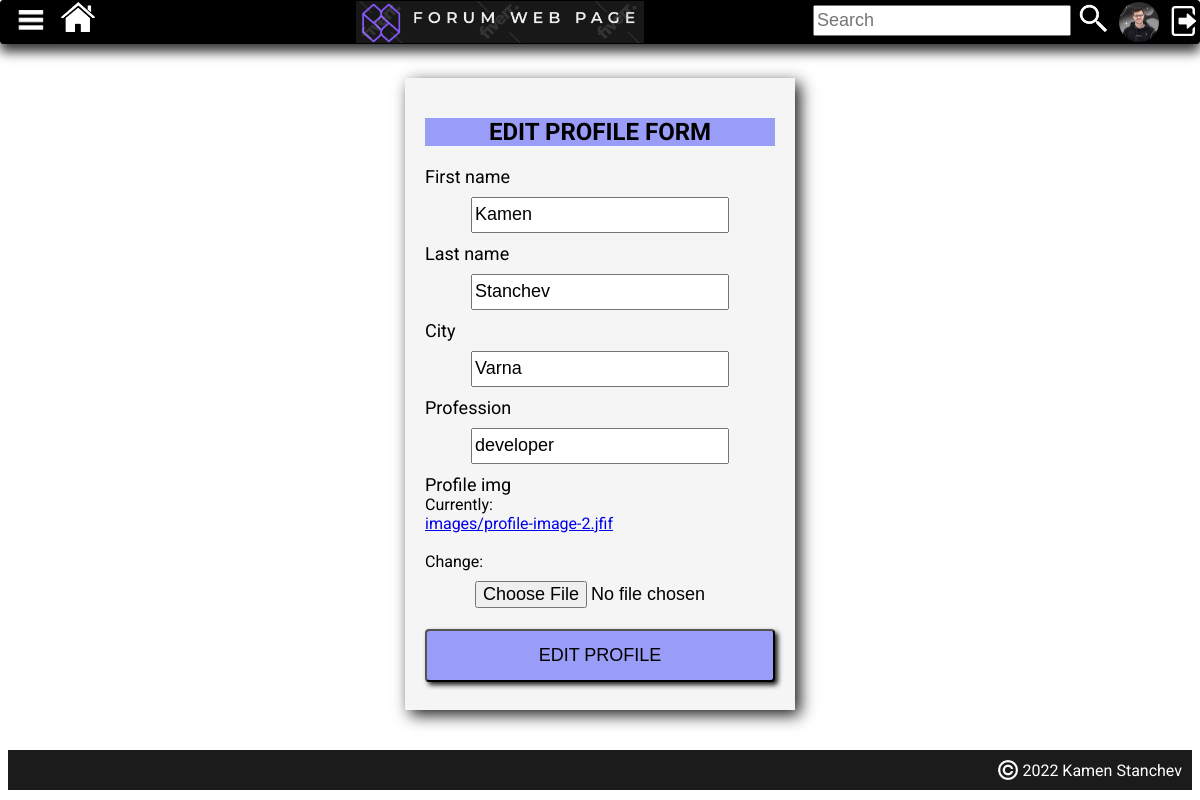
The page /edit-profile/ (signed in) on the database as committed earlier.
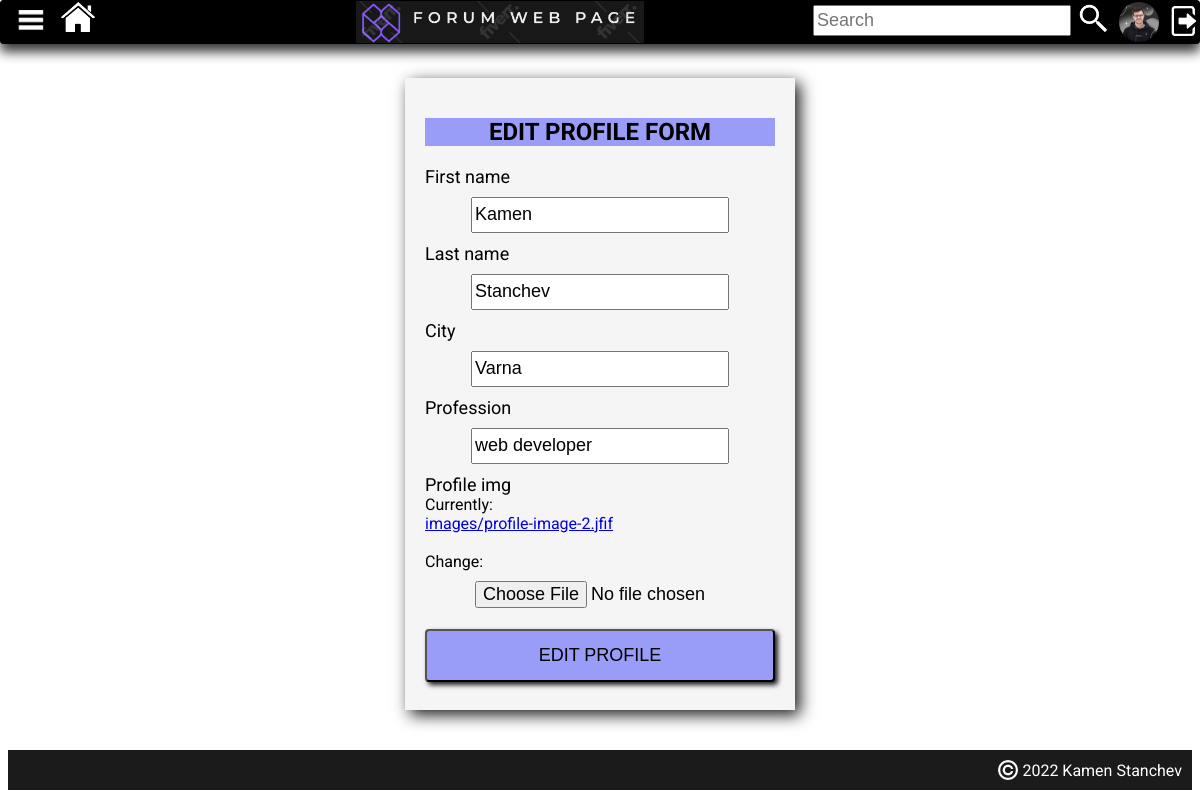
The same page on the database as committed later.
### forum_project/main_app/models.py (models this page shows, shortened)
class Profile(models.Model):
    user = models.OneToOneField(User, on_delete=models.CASCADE)
    first_name = models.CharField(max_length=30, null=True, blank=True)
    last_name = models.CharField(max_length=30, null=True, blank=True)
    city = models.CharField(max_length=30)
    profession = models.CharField(max_length=30)
    profile_img = models.ImageField(upload_to='images/', default='images/add_profile_image.jpg')

### forum_project/main_app/views.py (the view)
# urls.py: path('edit-profile/', views.edit_profile, name='edit_profile'),
def edit_profile(request):
    title = 'EDIT PROFILE'
    user_profile = request.user.profile
    if request.method == 'POST':
        form = EditProfileForm(request.POST, request.FILES, instance=user_profile)
        if form.is_valid():
            form.save()
            return redirect('home')
    else:
        form = EditProfileForm(instance=user_profile)
    return render(request, 'registration.html', {'form': form, 'title': title, 'profile': user_profile})

### forum_project/main_app/forms.py
class EditProfileForm(forms.ModelForm):
    class Meta:
        model = Profile
        exclude = ['user']

### forum_project/registration/templates/registration.html (shortened to what this page needs)
{% extends 'base.html' %}
{% load static %}
{% block page_content %}
     <form class="user-form"  method="post" enctype="multipart/form-data">
         <h2 class="title-registration-box">{{ title }} FORM</h2>
         {% for field in form %}
             <span class="label">
                {{ field.label }}
             </span>
             {{ field }}
         {% endfor %}
         <button class="registrate-button" type="submit" >{{ title }}</button>
{% endblock %}

Rows that differ between the two databases and show on the page:
changed Profile "Kamen": profession "developer" → "web developer"
